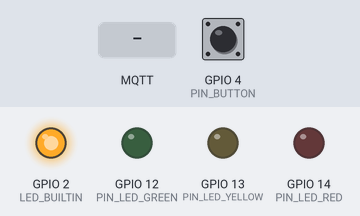
A sketch run on a simulated ESP8266 (NodeMCU). Shown: output pins drawn as LEDs (lit = HIGH, except the on-board LED, lit = LOW). The test bench sets the inputs (shaded band); at power-on: GPIO 4 (PIN_BUTTON) HIGH. WiFi joins after 1.5 s; servers stay silent unless stated; random numbers use the default seed unless the sketch sets one; no MQTT or app messages arrive unless stated; what the sketch prints to the serial monitor is not drawn.

Above: at 2.7 s.
2.8 s: MQTT message "1" arrives on the first subscribed topic
At 3.7 s:
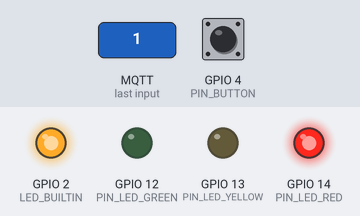
4.3 s: MQTT message "1" arrives on the second subscribed topic
At 4.8 s:
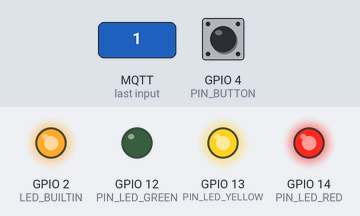
5.8 s: MQTT message "0" arrives on the first subscribed topic
At 7.0 s:
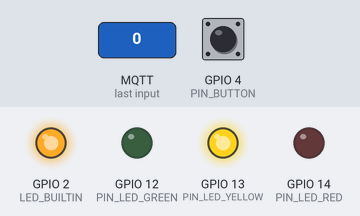
7.3 s: MQTT message "1" arrives on the third subscribed topic
At 8.3 s:
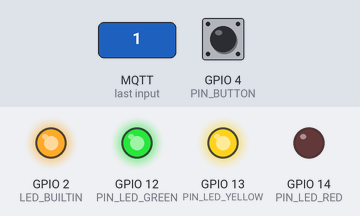
8.8 s: MQTT message "0" arrives on the second subscribed topic
At 9.4 s:
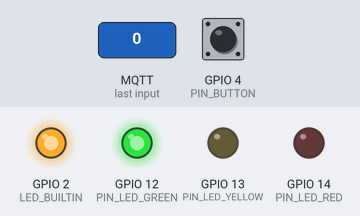
10.3 s: MQTT message "0" arrives on the third subscribed topic
At 11.7 s:
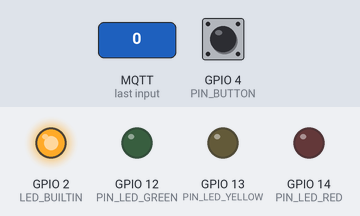
Timing chart, 0 to 12.8 s (numbered marks = the images above; inputs shaded):
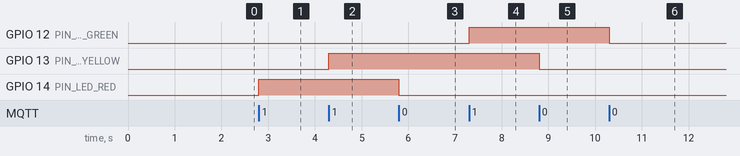

Measured:
- after the input at 2.8 s, GPIO 14 (PIN_LED_RED): LOW → HIGH at once
- after the input at 4.3 s, GPIO 13 (PIN_LED_YELLOW): LOW → HIGH at once
- after the input at 5.8 s, GPIO 14 (PIN_LED_RED): HIGH → LOW at once
- after the input at 7.3 s, GPIO 12 (PIN_LED_GREEN): LOW → HIGH at once
- after the input at 8.8 s, GPIO 13 (PIN_LED_YELLOW): HIGH → LOW at once
- after the input at 10.3 s, GPIO 12 (PIN_LED_GREEN): HIGH → LOW at once

The sketch:

esp8266-remote.ino
```cpp
#include <ESP8266WiFi.h>
#include <PubSubClient.h>

// LED
#define PIN_LED_RED     14
#define PIN_LED_YELLOW  13
#define PIN_LED_GREEN   12

// button
#define PIN_BUTTON      4
#define DEBOUNCE_TIME 2000 // milliseconds
volatile int button_a_count = 0;
volatile unsigned long count_prev_time;

ICACHE_RAM_ATTR void button_a_isr() {
  if (millis() - count_prev_time > DEBOUNCE_TIME)
  {
    count_prev_time = millis();
    button_a_count++;
  }
}

const char* ssid = "EMLI_TEAM_17";
const char* password = "embeddedlinux";

const char* mqtt_server = "192.168.10.1";
const char* MQTT_TOPIC_RED = "Remote/Red";
const char* MQTT_TOPIC_YELLOW = "Remote/Yellow";
const char* MQTT_TOPIC_GREEN = "Remote/Green";
const char* MQTT_TOPIC_BUTTON = "Remote/Button";

WiFiClient espClient;
PubSubClient client(espClient);

void setup_wifi() {
  delay(10);
  // We start by connecting to a WiFi network
  Serial.println();
  Serial.print("Connecting to ");
  Serial.println(ssid);

  WiFi.mode(WIFI_STA);
  WiFi.begin(ssid, password);

  while (WiFi.status() != WL_CONNECTED) {
    delay(500);
    Serial.print(".");
  }

  randomSeed(micros());

  Serial.println("");
  Serial.println("WiFi connected");
  Serial.println("IP address: ");
  Serial.println(WiFi.localIP());
}

void callback(char* topic, byte* payload, unsigned int length) {
  // Handle incoming MQTT messages
  payload[length] = '\0';
  String result = String((char*)payload);

  if (strcmp(topic, MQTT_TOPIC_RED) == 0) {
    if (result == "1") {
      digitalWrite(PIN_LED_RED, HIGH);
    } else if (result == "0") {
      digitalWrite(PIN_LED_RED, LOW);
    }
  }
  if (strcmp(topic, MQTT_TOPIC_YELLOW) == 0) {
    if (result == "1") {
      digitalWrite(PIN_LED_YELLOW, HIGH);
    } else if (result == "0") {
      digitalWrite(PIN_LED_YELLOW, LOW);
    }
  }
  if (strcmp(topic, MQTT_TOPIC_GREEN) == 0) {
    if (result == "1") {
      digitalWrite(PIN_LED_GREEN, HIGH);
    } else if (result == "0") {
      digitalWrite(PIN_LED_GREEN, LOW);
    }
  }
}

void reconnect() {
  // Loop until we're reconnected
  while (!client.connected()) {
    Serial.print("Attempting MQTT connection...");
    // Create a random client ID
    String clientId = "ESP8266Client-";
    clientId += String(random(0xffff), HEX);
    // Attempt to connect
    if (client.connect(clientId.c_str(), "my_user", "my_password")) {
      Serial.println("connected");
      // Once connected, publish an announcement...
      client.publish("remote", "hello world");
      // ... and resubscribe
      client.subscribe(MQTT_TOPIC_RED);
      client.subscribe(MQTT_TOPIC_YELLOW);
      client.subscribe(MQTT_TOPIC_GREEN);
    } else {
      Serial.print("failed, rc=");
      Serial.print(client.state());
      Serial.println(" try again in 5 seconds");
      // Wait 5 seconds before retrying
      delay(5000);
    }
  }
}

void setup() {
  Serial.begin(115200);
  delay(10);

  // LEDs
  pinMode(LED_BUILTIN, OUTPUT);
  digitalWrite(LED_BUILTIN, LOW);
  pinMode(PIN_LED_RED, OUTPUT);
  digitalWrite(PIN_LED_RED, LOW);
  pinMode(PIN_LED_YELLOW, OUTPUT);
  digitalWrite(PIN_LED_YELLOW, LOW);
  pinMode(PIN_LED_GREEN, OUTPUT);
  digitalWrite(PIN_LED_GREEN, LOW);

  // button
  pinMode(PIN_BUTTON, INPUT_PULLUP);
  attachInterrupt(digitalPinToInterrupt(PIN_BUTTON), button_a_isr, RISING);

  setup_wifi();
  client.setServer(mqtt_server, 1883);
  client.setCallback(callback);
}

void loop() {
  if (!client.connected()) {
    reconnect();
  }
  client.loop();

  if (button_a_count > 0){
    client.publish(MQTT_TOPIC_BUTTON, "1");
    button_a_count = 0;
  }
}
```
